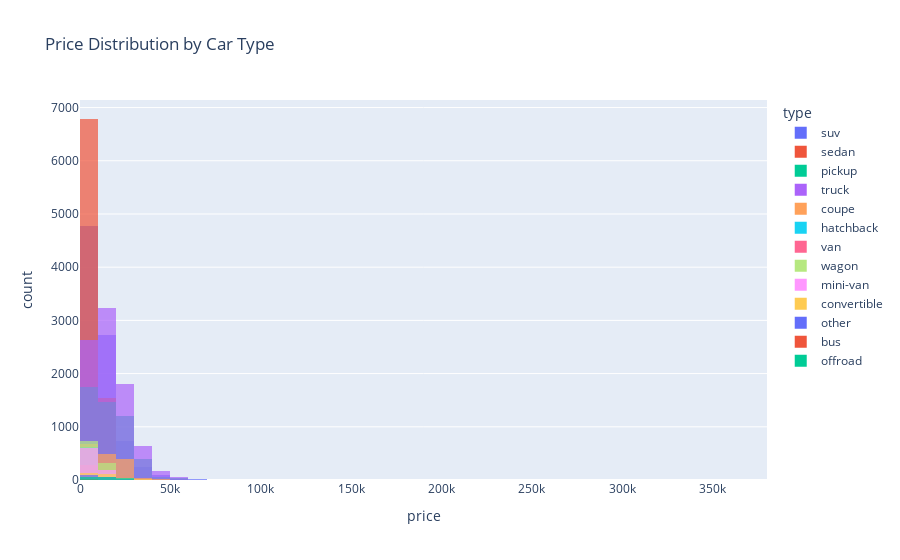
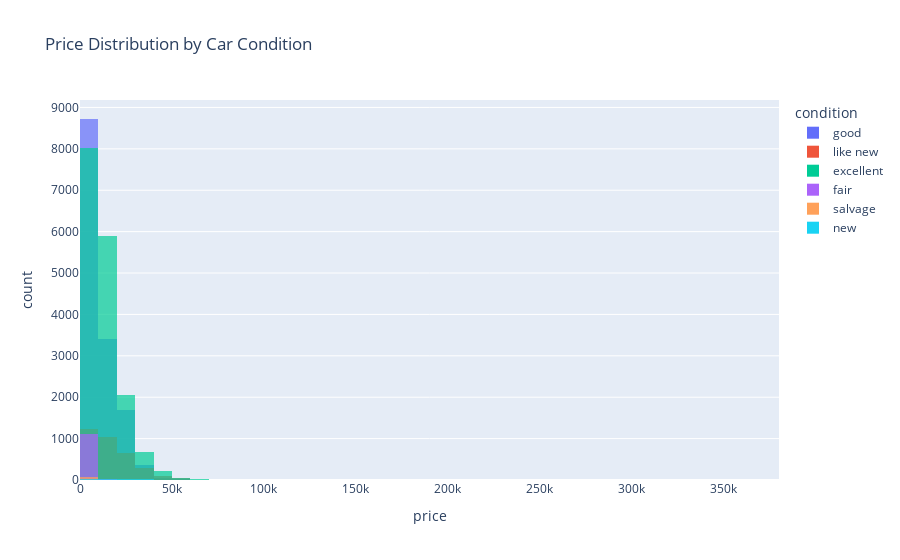

These figures' notebook cell, in order:
### Code cell
# Histogram for Car price per car type
fig = px.histogram(df, x='price', color='type', nbins=50, title='Price Distribution by Car Type', opacity=0.7, barmode='overlay')
fig.show()

# Histogram of Price by car's condition
fig= px.histogram(df, x='price', color='condition', nbins=50, title='Price Distribution by Car Condition', opacity=0.7, barmode='overlay')
fig.show()

### Figure 1 — Plotly figure (JSON) as saved in the notebook; plotly's stock layout.template omitted (floating-point values rounded to 4 significant figures; data arrays with more than 128 entries replaced by an {"elided": "..."} marker saying what was removed)
{"data": [{"bingroup": "x", "hovertemplate": "type=suv<br>price=%{x}<br>count=%{y}<extra></extra>", "legendgroup": "suv", "marker": {"color": "#636efa", "opacity": 0.7, "pattern": {"shape": ""}}, "name": "suv", "nbinsx": 50, "orientation": "v", "showlegend": true, "type": "histogram", "x": {"elided": "8592 int values"}, "xaxis": "x", "yaxis": "y"}, {"bingroup": "x", "hovertemplate": "type=sedan<br>price=%{x}<br>count=%{y}<extra></extra>", "legendgroup": "sedan", "marker": {"color": "#EF553B", "opacity": 0.7, "pattern": {"shape": ""}}, "name": "sedan", "nbinsx": 50, "orientation": "v", "showlegend": true, "type": "histogram", "x": {"elided": "8426 int values"}, "xaxis": "x", "yaxis": "y"}, {"bingroup": "x", "hovertemplate": "type=pickup<br>price=%{x}<br>count=%{y}<extra></extra>", "legendgroup": "pickup", "marker": {"color": "#00cc96", "opacity": 0.7, "pattern": {"shape": ""}}, "name": "pickup", "nbinsx": 50, "orientation": "v", "showlegend": true, "type": "histogram", "x": {"elided": "4919 int values"}, "xaxis": "x", "yaxis": "y"}, {"bingroup": "x", "hovertemplate": "type=truck<br>price=%{x}<br>count=%{y}<extra></extra>", "legendgroup": "truck", "marker": {"color": "#ab63fa", "opacity": 0.7, "pattern": {"shape": ""}}, "name": "truck", "nbinsx": 50, "orientation": "v", "showlegend": true, "type": "histogram", "x": {"elided": "8557 int values"}, "xaxis": "x", "yaxis": "y"}, {"bingroup": "x", "hovertemplate": "type=coupe<br>price=%{x}<br>count=%{y}<extra></extra>", "legendgroup": "coupe", "marker": {"color": "#FFA15A", "opacity": 0.7, "pattern": {"shape": ""}}, "name": "coupe", "nbinsx": 50, "orientation": "v", "showlegend": true, "type": "histogram", "x": {"elided": "1619 int values"}, "xaxis": "x", "yaxis": "y"}, {"bingroup": "x", "hovertemplate": "type=hatchback<br>price=%{x}<br>count=%{y}<extra></extra>", "legendgroup": "hatchback", "marker": {"color": "#19d3f3", "opacity": 0.7, "pattern": {"shape": ""}}, "name": "hatchback", "nbinsx": 50, "orientation": "v", "showlegend": true, "type": "histogram", "x": {"elided": "730 int values"}, "xaxis": "x", "yaxis": "y"}, {"bingroup": "x", "hovertemplate": "type=van<br>price=%{x}<br>count=%{y}<extra></extra>", "legendgroup": "van", "marker": {"color": "#FF6692", "opacity": 0.7, "pattern": {"shape": ""}}, "name": "van", "nbinsx": 50, "orientation": "v", "showlegend": true, "type": "histogram", "x": {"elided": "412 int values"}, "xaxis": "x", "yaxis": "y"}, {"bingroup": "x", "hovertemplate": "type=wagon<br>price=%{x}<br>count=%{y}<extra></extra>", "legendgroup": "wagon", "marker": {"color": "#B6E880", "opacity": 0.7, "pattern": {"shape": ""}}, "name": "wagon", "nbinsx": 50, "orientation": "v", "showlegend": true, "type": "histogram", "x": {"elided": "1086 int values"}, "xaxis": "x", "yaxis": "y"}, {"bingroup": "x", "hovertemplate": "type=mini-van<br>price=%{x}<br>count=%{y}<extra></extra>", "legendgroup": "mini-van", "marker": {"color": "#FF97FF", "opacity": 0.7, "pattern": {"shape": ""}}, "name": "mini-van", "nbinsx": 50, "orientation": "v", "showlegend": true, "type": "histogram", "x": {"elided": "824 int values"}, "xaxis": "x", "yaxis": "y"}, {"bingroup": "x", "hovertemplate": "type=convertible<br>price=%{x}<br>count=%{y}<extra></extra>", "legendgroup": "convertible", "marker": {"color": "#FECB52", "opacity": 0.7, "pattern": {"shape": ""}}, "name": "convertible", "nbinsx": 50, "orientation": "v", "showlegend": true, "type": "histogram", "x": {"elided": "321 int values"}, "xaxis": "x", "yaxis": "y"}, {"bingroup": "x", "hovertemplate": "type=other<br>price=%{x}<br>count=%{y}<extra></extra>", "legendgroup": "other", "marker": {"color": "#636efa", "opacity": 0.7, "pattern": {"shape": ""}}, "name": "other", "nbinsx": 50, "orientation": "v", "showlegend": true, "type": "histogram", "x": {"elided": "178 int values"}, "xaxis": "x", "yaxis": "y"}, {"bingroup": "x", "hovertemplate": "type=bus<br>price=%{x}<br>count=%{y}<extra></extra>", "legendgroup": "bus", "marker": {"color": "#EF553B", "opacity": 0.7, "pattern": {"shape": ""}}, "name": "bus", "nbinsx": 50, "orientation": "v", "showlegend": true, "type": "histogram", "x": [10500, 28990, 4995, 28990, 28990, 4995, 28990, 28990, 28990, 4995, 28990, 4995, 6997, 7900, 7500, 4995, 6997, 6997, 28990], "xaxis": "x", "yaxis": "y"}, {"bingroup": "x", "hovertemplate": "type=offroad<br>price=%{x}<br>count=%{y}<extra></extra>", "legendgroup": "offroad", "marker": {"color": "#00cc96", "opacity": 0.7, "pattern": {"shape": ""}}, "name": "offroad", "nbinsx": 50, "orientation": "v", "showlegend": true, "type": "histogram", "x": {"elided": "160 int values"}, "xaxis": "x", "yaxis": "y"}], "layout": {"barmode": "overlay", "legend": {"title": {"text": "type"}, "tracegroupgap": 0}, "title": {"text": "Price Distribution by Car Type"}, "xaxis": {"anchor": "y", "domain": [0, 1], "title": {"text": "price"}}, "yaxis": {"anchor": "x", "domain": [0, 1], "title": {"text": "count"}}}}

### Figure 2 — Plotly figure (JSON) as saved in the notebook; plotly's stock layout.template omitted (floating-point values rounded to 4 significant figures; data arrays with more than 128 entries replaced by an {"elided": "..."} marker saying what was removed)
{"data": [{"bingroup": "x", "hovertemplate": "condition=good<br>price=%{x}<br>count=%{y}<extra></extra>", "legendgroup": "good", "marker": {"color": "#636efa", "opacity": 0.7, "pattern": {"shape": ""}}, "name": "good", "nbinsx": 50, "orientation": "v", "showlegend": true, "type": "histogram", "x": {"elided": "14245 int values"}, "xaxis": "x", "yaxis": "y"}, {"bingroup": "x", "hovertemplate": "condition=like new<br>price=%{x}<br>count=%{y}<extra></extra>", "legendgroup": "like new", "marker": {"color": "#EF553B", "opacity": 0.7, "pattern": {"shape": ""}}, "name": "like new", "nbinsx": 50, "orientation": "v", "showlegend": true, "type": "histogram", "x": {"elided": "3344 int values"}, "xaxis": "x", "yaxis": "y"}, {"bingroup": "x", "hovertemplate": "condition=excellent<br>price=%{x}<br>count=%{y}<extra></extra>", "legendgroup": "excellent", "marker": {"color": "#00cc96", "opacity": 0.7, "pattern": {"shape": ""}}, "name": "excellent", "nbinsx": 50, "orientation": "v", "showlegend": true, "type": "histogram", "x": {"elided": "16930 int values"}, "xaxis": "x", "yaxis": "y"}, {"bingroup": "x", "hovertemplate": "condition=fair<br>price=%{x}<br>count=%{y}<extra></extra>", "legendgroup": "fair", "marker": {"color": "#ab63fa", "opacity": 0.7, "pattern": {"shape": ""}}, "name": "fair", "nbinsx": 50, "orientation": "v", "showlegend": true, "type": "histogram", "x": {"elided": "1142 int values"}, "xaxis": "x", "yaxis": "y"}, {"bingroup": "x", "hovertemplate": "condition=salvage<br>price=%{x}<br>count=%{y}<extra></extra>", "legendgroup": "salvage", "marker": {"color": "#FFA15A", "opacity": 0.7, "pattern": {"shape": ""}}, "name": "salvage", "nbinsx": 50, "orientation": "v", "showlegend": true, "type": "histogram", "x": [600, 1000, 5500, 999, 850, 5000, 8000, 2500, 1800, 1000, 1500, 1800, 8000, 580, 2700, 11000, 12900, 400, 18500, 13500, 5500, 4500, 3750, 800, 1700, 2000, 1500, 5000, 800, 13000, 800, 2950, 800, 10700, 9975, 1400, 1200, 3500, 800, 20750, 8750, 2950, 2495, 800, 1200, 1000, 4500, 500, 4700, 5200, 20750, 8750, 5000, 3000, 6000, 2500, 500, 2250, 650, 700, 1000, 1900, 600, 7000, 1000, 1500, 4800, 500, 700, 5000, 450, 9900, 1500, 5000, 14500, 1500, 1000, 850, 5000, 2700], "xaxis": "x", "yaxis": "y"}, {"bingroup": "x", "hovertemplate": "condition=new<br>price=%{x}<br>count=%{y}<extra></extra>", "legendgroup": "new", "marker": {"color": "#19d3f3", "opacity": 0.7, "pattern": {"shape": ""}}, "name": "new", "nbinsx": 50, "orientation": "v", "showlegend": true, "type": "histogram", "x": [34000, 30000, 44505, 23000, 7000, 8300, 76000, 26000, 37490, 37490, 32500, 4700, 6200, 7500, 12300, 45500, 28000, 4500, 9800, 14500, 29900, 42000, 42500, 33390, 4950, 12995, 6300, 4950, 18800, 250, 8300, 51995, 58500, 35000, 1500, 250, 28000, 17500, 8700, 2500, 11000, 16950, 15300, 54000, 38800, 14995, 8500, 38000, 55000, 4500, 46058, 25629, 38414, 50025, 45962, 64493, 41800, 52916, 30740, 22525, 56004, 30000, 22146, 25629, 64493, 21696, 29900, 29000, 6500, 4999, 11000, 9200, 18000, 38900, 50440, 22525, 64493, 30000, 36494, 36347, 36347, 36262, 64010, 56504, 47950, 56504, 45613, 46200, 14500, 21999, 16499, 69900, 20000, 9800, 3200, 65000, 6995, 19950, 6800, 8200, 19000, 66000], "xaxis": "x", "yaxis": "y"}], "layout": {"barmode": "overlay", "legend": {"title": {"text": "condition"}, "tracegroupgap": 0}, "title": {"text": "Price Distribution by Car Condition"}, "xaxis": {"anchor": "y", "domain": [0, 1], "title": {"text": "price"}}, "yaxis": {"anchor": "x", "domain": [0, 1], "title": {"text": "count"}}}}
